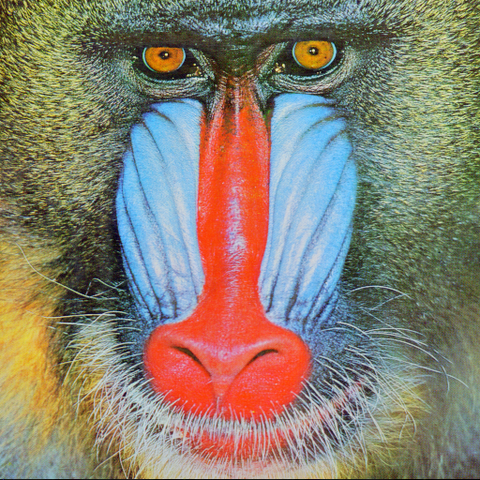
//> input picture 2-Calculo de histogramas/mandrill.png, 480 x 480 px
$ ./CalcularHistograma mandrill.png   (built with g++ and OpenCV 4)
//> lines starting //> are read from the running program, lines starting //| are printed output that depends on the picture
#include <stdio.h>
#include <opencv2/opencv.hpp>

using namespace cv;

int main(int argc, char** argv )
{
    if ( argc != 2 )
    {
        printf("usage: DisplayImage.out <Image_Path>\n");
        return -1;
    }

    Mat src, dst;
    src = imread( argv[1], 1 );
//> src is the input picture: 480 rows x 480 cols, CV_8UC3; mean B, G, R 112.6, 128.4, 136.9

    if ( !src.data )
    {
        printf("No image data \n");
        return -1;
    }

    vector<Mat> bgr_planes;
    split(src, bgr_planes);
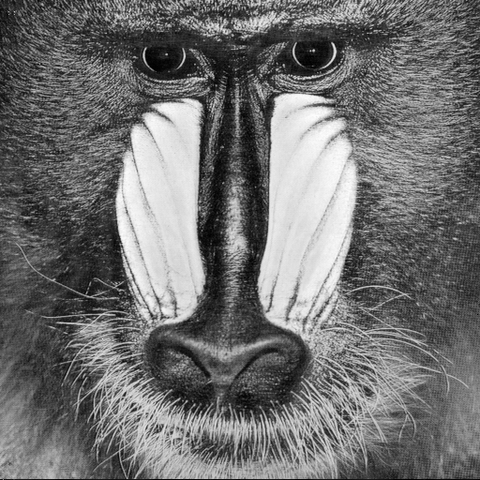
//> bgr_planes[0]: 480 rows x 480 cols, CV_8UC1; min 0, max 254, mean 112.6
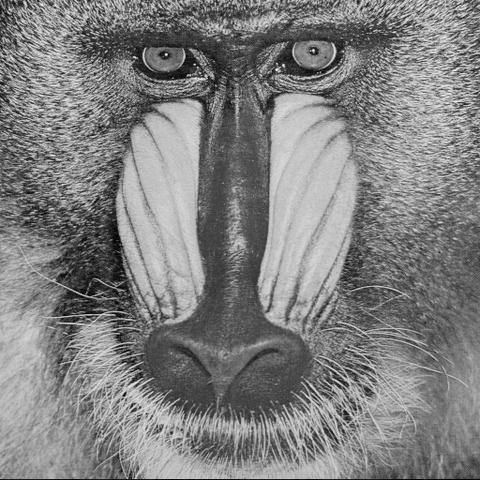
//> bgr_planes[1]: 480 rows x 480 cols, CV_8UC1; min 0, max 249, mean 128.4
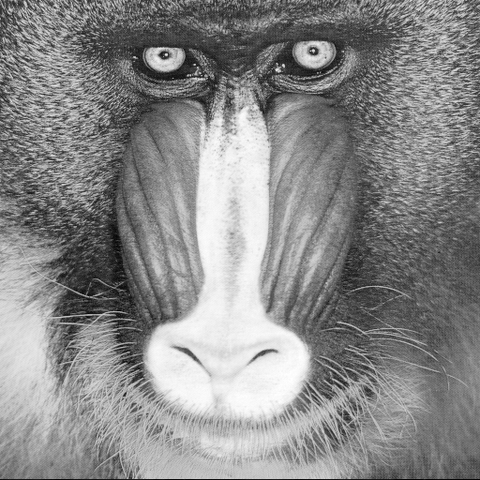
//> bgr_planes[2]: 480 rows x 480 cols, CV_8UC1; min 0, max 255, mean 136.9

    int histSize = 256;
    float range[] = {0, 256};
    const float* histRange = {range};

    bool uniform = true, accumulate = false;
    Mat b_hist, g_hist, r_hist;

    // Calculamos histogramas
    // imagen, nimages, channels, mask, hist, dims, size, ranges...
    calcHist(&bgr_planes[0], 1, 0, Mat(), b_hist, 1, &histSize, &histRange, uniform, accumulate);
//> b_hist = 256 values, max 1786 at index 68, min 0 at index 255, mean 900
    calcHist(&bgr_planes[1], 1, 0, Mat(), g_hist, 1, &histSize, &histRange, uniform, accumulate);
//> g_hist = 256 values, max 2045 at index 192, min 0 at index 241, mean 900
    calcHist(&bgr_planes[2], 1, 0, Mat(), r_hist, 1, &histSize, &histRange, uniform, accumulate);
//> r_hist = 256 values, max 1666 at index 112, min 0 at index 1, mean 900

    int hist_w = 512;
    int hist_h = 400;
    Mat histImg(hist_h, hist_w, CV_8UC3, Scalar(255, 255, 255));

    // normalizar
    normalize(b_hist, b_hist, 0, histImg.rows, NORM_MINMAX, -1, Mat());
//> b_hist = 256 values, max 400 at index 68, min 0 at index 255, mean 201.6
    normalize(g_hist, g_hist, 0, histImg.rows, NORM_MINMAX, -1, Mat());
//> g_hist = 256 values, max 400 at index 192, min 0 at index 241, mean 176
    normalize(r_hist, r_hist, 0, histImg.rows, NORM_MINMAX, -1, Mat());
//> r_hist = 256 values, max 400 at index 112, min 0 at index 1, mean 216.1

    int step = cvRound((double)hist_w / histSize);

    for (int i = 1; i < histSize; i++)
    {
        line(histImg, Point(step * (i -1), hist_h - cvRound(b_hist.at<float>(i - 1))),
                    Point(step * i, hist_h - cvRound(b_hist.at<float>(i))),
                    Scalar(255, 0, 0), 2, 8, 0);
        line(histImg, Point(step * (i -1), hist_h - cvRound(g_hist.at<float>(i - 1))),
                    Point(step * i, hist_h - cvRound(g_hist.at<float>(i))),
                    Scalar(0, 255, 0), 2, 8, 0);
        line(histImg, Point(step * (i -1), hist_h - cvRound(r_hist.at<float>(i - 1))),
                    Point(step * i, hist_h - cvRound(r_hist.at<float>(i))),
                    Scalar(0, 0, 255), 2, 8, 0);
    }
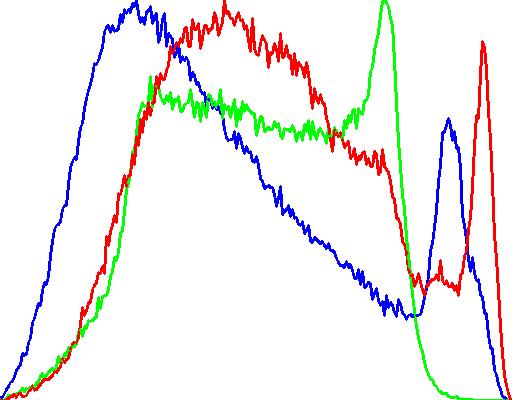
//> histImg: 400 rows x 512 cols, CV_8UC3; mean B, G, R 240.5, 239.9, 242.3

    namedWindow("Original", WINDOW_AUTOSIZE );
    imshow("Original", src);

    namedWindow("Histograma", WINDOW_AUTOSIZE );
    imshow("Histograma", histImg);

    imwrite("histograma.png", histImg);

    waitKey(0);

    return 0;
}
